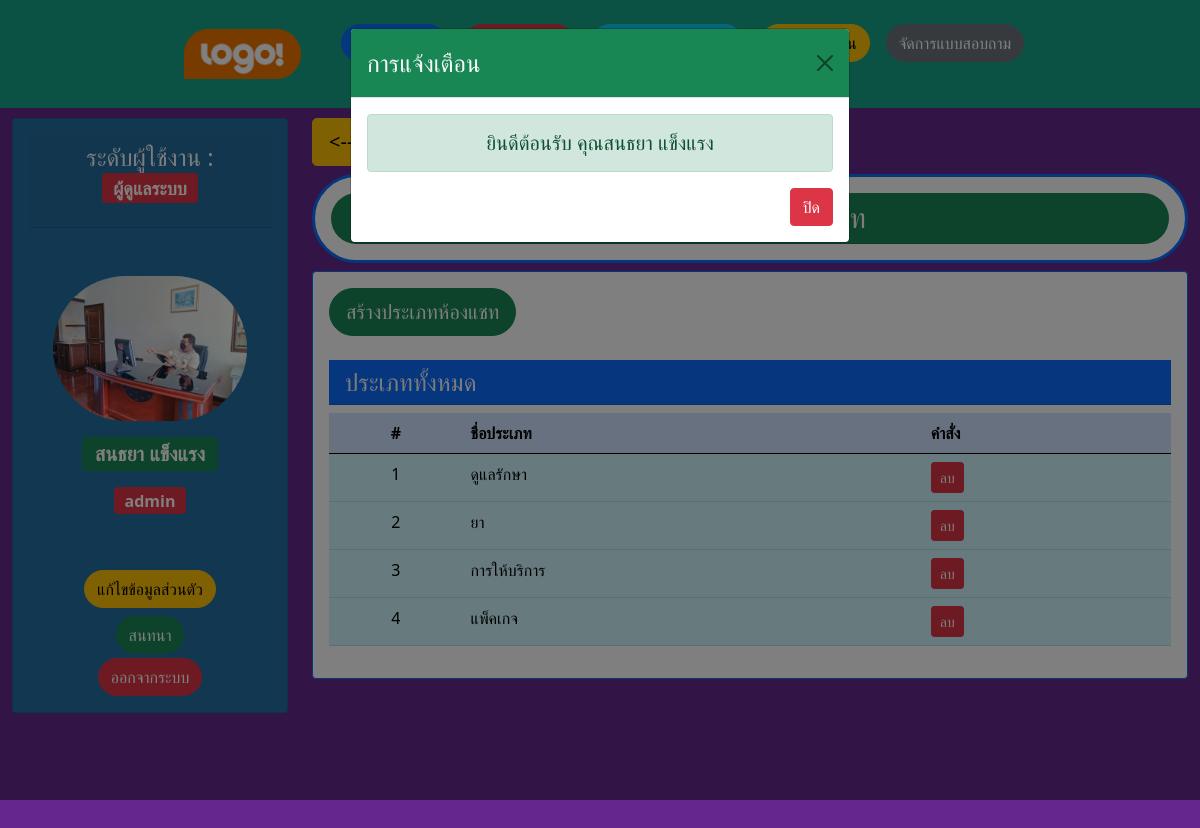
The app's page /admin/admin-add-chat-room-type.php (signed in) with its own data.
### tables this page shows
CREATE TABLE `users` (
  `id_user` int(5) NOT NULL COMMENT 'รหัส',
  `usernames` varchar(50) NOT NULL COMMENT 'ชื่อผู้ใช้งาน',
  `passwords` varchar(50) NOT NULL COMMENT 'รหัสผ่าน',
  `fname` varchar(100) NOT NULL COMMENT 'ชื่อ',
  `lname` varchar(100) NOT NULL COMMENT 'นามสกุล',
  `tel` text NOT NULL,
  `address` text NOT NULL COMMENT 'ที่อยู่',
  `pic` varchar(100) NOT NULL DEFAULT 'pic_default.jpg' COMMENT 'รูป',
  `birthday` date NOT NULL,
  `user_level` int(1) NOT NULL DEFAULT '0' COMMENT 'ระดับผู้ใช้งาน'
);

CREATE TABLE `chat_room_type` (
  `id_chat_room_type` int(5) NOT NULL,
  `type_name` varchar(50) NOT NULL
);

### admin/admin-add-chat-room-type.php (the view, shortened to what this page needs)
<?php
require ('../dbcon.php');
?>
<!doctype html>
<html lang="en">
  <head>
      <link href="../css/bootstrap.min.css" rel="stylesheet">
  </head>
  <body style="height: 5000px; padding-top: 70px;background: rgb(100, 40, 140);">
    <div class="container-fluid">
     <?php include 'nav-admin.php'; ?>
     <div class="row justify-content-center">
       <div class="col-md-3 d-none d-lg-block">
          <?php include 'nav-left.php'; ?>
       </div>
       <div class="col-md-9">
        <a href="admin-add-chat-room.php" class="btn btn-warning btn-lg"><--- Back</a>
          <div class="card border-primary border-3 rounded-pill my-2">
            <div class="card-body">
              <h3 class="card-header bg-success text-center text-light rounded-pill">จัดการประเภทห้องแชท</h3>
            </div>
          </div>
          <div class="card border-primary">
            <div class="card-body">
              <div class="form-group mb-5">
                <a href="#add-news" class="btn btn-success btn-lg rounded-pill mb-3 float-start" data-bs-toggle="modal">สร้างประเภทห้องแชท</a>
              </div>
              <br>
              <h4 class="bg-primary card-header mb-2 text-light">ประเภททั้งหมด</h4>
              <table class="table table-hover table-info">
                <thead>
                  <tr class="table-primary">
                    <th class="text-center">#</th>
                    <th>ชื่อประเภท</th>
                    <th>คำสั่ง</th>
                  </tr>
                </thead>
                <tbody>
                  <?php
                    $sql = "SELECT * FROM chat_room_type  ORDER BY id_chat_room_type DESC";
                    $result=mysqli_query($conn,$sql);
                    $i=1;
                  while( $row = mysqli_fetch_object($result)){
                   ?>
                  <tr>
                    <td class="text-center"><?php echo $i++; ?></td>
                    <td><?php echo $row->type_name; ?></td>
                    <td>
                      <a href="sql/del-chat-room-type.php?id_chat_room_type=<?php echo $row->id_chat_room_type;?>" class="btn btn-danger btn-sm" onclick="return confirm('ยืนยันการลบข้อมูล ?');">ลบ</a>
                    </td>
                  </tr>
                <?php } ?>
                </tbody>
              </table>
            </div>
          </div>
       </div>
     </div>
    </div>
  <?php include '../alert-modal.php'; ?>
  </body>
</html>

### admin/nav-left.php
<div class="card text-light d-none d-lg-block" style="background-color: rgb(36, 113, 163);" >
	<div class="card-body">
		<h4 class="card-header text-center">ระดับผู้ใช้งาน :
			<p class="badge bg-danger">ผู้ดูแลระบบ</p>
		</h4>
	    <div class="d-flex flex-column align-items-center text-center">
        	<img class="rounded-pill mt-5" width="80%" src="../uploads/<?php echo $row->pic;?>">
	          <p class="form-label badge bg-success fs-5 font-weight-bold mt-3"><?php echo $row->fname." ".$row->lname; ?></p>
	          <p class="form-label badge fs-6 mt-2 <?php if($row->user_level==1){echo "bg-danger";}else{echo "bg-warning";} ?>"><?php echo $row->usernames; ?></p>
        	<div class="mt-5">
            	<a href="edit-admin.php" class="btn btn-warning rounded-pill">แก้ไขข้อมูลส่วนตัว</a>
          	</div>
          	<div class="mt-2">
          		<a href="admin-add-chat-room.php" class="btn btn-success rounded-pill">สนทนา</a>
          	</div>
	        <div class="mt-1">
	            <a href="../logout.php" class="btn btn-danger rounded-pill">ออกจากระบบ</a>
	        </div>
        </div>
	</div>
</div>

### records on screen
users: pic (picture), fname "สนธยา", lname "แข็งแรง", usernames "admin"
chat_room_type: type_name "ดูแลรักษา"
chat_room_type: type_name "ยา"
chat_room_type: type_name "การให้บริการ"
chat_room_type: type_name "แพ็คเกจ"

### other values on screen
$_SESSION['ok'] "ยินดีต้อนรับ คุณสนธยา แข็งแรง"
